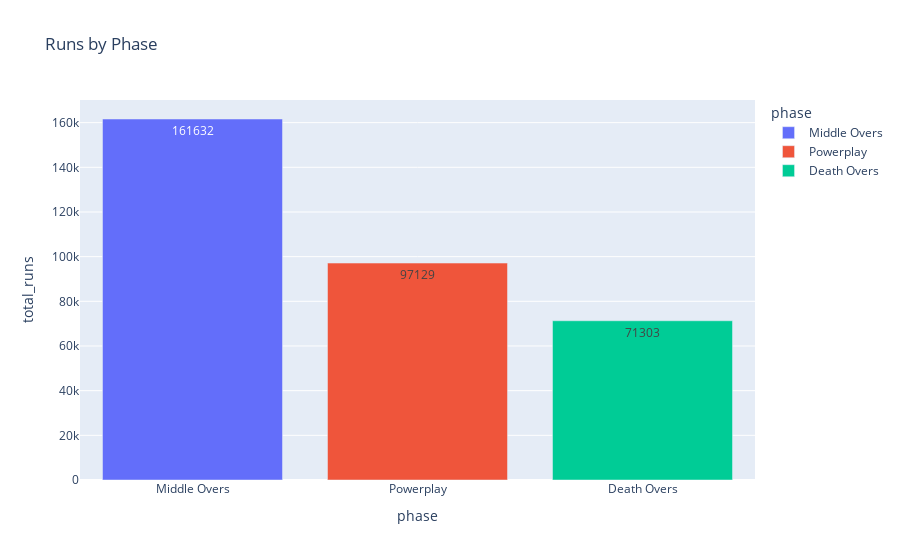

Notebook source saved alongside this figure:
### Code cell
wkt_per_over = df.groupby('over', as_index=False)['is_wicket'].sum()
phase_summary = (
    df.groupby('phase', as_index=False)
      .agg(total_runs=('batsman_runs','sum'),
           wickets=('is_wicket','sum'))
      .sort_values('total_runs', ascending=False)
)
phase_summary

px.bar(phase_summary, x='phase', y='total_runs', color='phase',
       text='total_runs', title="Runs by Phase")

### Figure 1 — Plotly figure (JSON) as saved in the notebook; plotly's stock layout.template omitted (floating-point values rounded to 4 significant figures)
{"data": [{"alignmentgroup": "True", "hovertemplate": "phase=%{x}<br>total_runs=%{text}<extra></extra>", "legendgroup": "Middle Overs", "marker": {"color": "#636efa", "pattern": {"shape": ""}}, "name": "Middle Overs", "offsetgroup": "Middle Overs", "orientation": "v", "showlegend": true, "text": [161632], "textposition": "auto", "type": "bar", "x": ["Middle Overs"], "xaxis": "x", "y": [161632], "yaxis": "y"}, {"alignmentgroup": "True", "hovertemplate": "phase=%{x}<br>total_runs=%{text}<extra></extra>", "legendgroup": "Powerplay", "marker": {"color": "#EF553B", "pattern": {"shape": ""}}, "name": "Powerplay", "offsetgroup": "Powerplay", "orientation": "v", "showlegend": true, "text": [97129], "textposition": "auto", "type": "bar", "x": ["Powerplay"], "xaxis": "x", "y": [97129], "yaxis": "y"}, {"alignmentgroup": "True", "hovertemplate": "phase=%{x}<br>total_runs=%{text}<extra></extra>", "legendgroup": "Death Overs", "marker": {"color": "#00cc96", "pattern": {"shape": ""}}, "name": "Death Overs", "offsetgroup": "Death Overs", "orientation": "v", "showlegend": true, "text": [71303], "textposition": "auto", "type": "bar", "x": ["Death Overs"], "xaxis": "x", "y": [71303], "yaxis": "y"}], "layout": {"barmode": "relative", "legend": {"title": {"text": "phase"}, "tracegroupgap": 0}, "title": {"text": "Runs by Phase"}, "xaxis": {"anchor": "y", "categoryarray": ["Middle Overs", "Powerplay", "Death Overs"], "categoryorder": "array", "domain": [0, 1], "title": {"text": "phase"}}, "yaxis": {"anchor": "x", "domain": [0, 1], "title": {"text": "total_runs"}}}}
